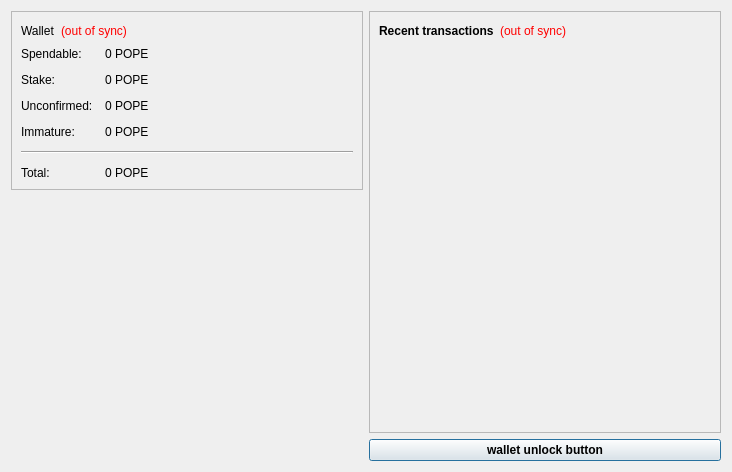
<?xml version="1.0" encoding="UTF-8"?>
<ui version="4.0">
 <class>OverviewPage</class>
 <widget class="QWidget" name="OverviewPage">
  <property name="geometry">
   <rect>
    <x>0</x>
    <y>0</y>
    <width>732</width>
    <height>472</height>
   </rect>
  </property>
  <property name="windowTitle">
   <string>Form</string>
  </property>
  <layout class="QHBoxLayout" name="horizontalLayout" stretch="0,0">
   <item>
    <layout class="QVBoxLayout" name="verticalLayout_2">
     <item>
      <widget class="QFrame" name="frame">
       <property name="frameShape">
        <enum>QFrame::StyledPanel</enum>
       </property>
       <property name="frameShadow">
        <enum>QFrame::Raised</enum>
       </property>
       <layout class="QVBoxLayout" name="verticalLayout_4">
        <item>
         <layout class="QHBoxLayout" name="horizontalLayout_4">
          <item>
           <widget class="QLabel" name="label_5">
            <property name="font">
             <font>
              <weight>50</weight>
              <bold>false</bold>
             </font>
            </property>
            <property name="text">
             <string>Wallet</string>
            </property>
           </widget>
          </item>
          <item>
           <widget class="QLabel" name="labelWalletStatus">
            <property name="toolTip">
             <string>The displayed information may be out of date. Your wallet automatically synchronizes with the pope network after a connection is established, but this process has not completed yet.</string>
            </property>
            <property name="styleSheet">
             <string notr="true">QLabel { color: red; }</string>
            </property>
            <property name="text">
             <string notr="true">(out of sync)</string>
            </property>
            <property name="alignment">
             <set>Qt::AlignLeading|Qt::AlignLeft|Qt::AlignVCenter</set>
            </property>
           </widget>
          </item>
          <item>
           <spacer name="horizontalSpacer_2">
            <property name="orientation">
             <enum>Qt::Horizontal</enum>
            </property>
            <property name="sizeHint" stdset="0">
             <size>
              <width>40</width>
              <height>20</height>
             </size>
            </property>
           </spacer>
          </item>
         </layout>
        </item>
        <item>
         <layout class="QFormLayout" name="formLayout_2">
          <property name="fieldGrowthPolicy">
           <enum>QFormLayout::AllNonFixedFieldsGrow</enum>
          </property>
          <property name="horizontalSpacing">
           <number>12</number>
          </property>
          <property name="verticalSpacing">
           <number>12</number>
          </property>
          <item row="0" column="0">
           <widget class="QLabel" name="label">
            <property name="text">
             <string>Spendable:</string>
            </property>
           </widget>
          </item>
          <item row="0" column="1">
           <widget class="QLabel" name="labelBalance">
            <property name="font">
             <font>
              <weight>50</weight>
              <bold>false</bold>
             </font>
            </property>
            <property name="cursor">
             <cursorShape>IBeamCursor</cursorShape>
            </property>
            <property name="toolTip">
             <string>Your current spendable balance</string>
            </property>
            <property name="text">
             <string notr="true">0 POPE</string>
            </property>
            <property name="textInteractionFlags">
             <set>Qt::LinksAccessibleByMouse|Qt::TextSelectableByKeyboard|Qt::TextSelectableByMouse</set>
            </property>
           </widget>
          </item>
          <item row="1" column="0">
           <widget class="QLabel" name="label_6">
            <property name="text">
             <string>Stake:</string>
            </property>
           </widget>
          </item>
          <item row="1" column="1">
           <widget class="QLabel" name="labelStake">
            <property name="font">
             <font>
              <weight>50</weight>
              <bold>false</bold>
             </font>
            </property>
            <property name="cursor">
             <cursorShape>IBeamCursor</cursorShape>
            </property>
            <property name="toolTip">
             <string>Total of coins that was staked, and do not yet count toward the current balance</string>
            </property>
            <property name="text">
             <string notr="true">0 POPE</string>
            </property>
            <property name="textInteractionFlags">
             <set>Qt::LinksAccessibleByMouse|Qt::TextSelectableByKeyboard|Qt::TextSelectableByMouse</set>
            </property>
           </widget>
          </item>
          <item row="2" column="0">
           <widget class="QLabel" name="label_3">
            <property name="text">
             <string>Unconfirmed:</string>
            </property>
           </widget>
          </item>
          <item row="2" column="1">
           <widget class="QLabel" name="labelUnconfirmed">
            <property name="font">
             <font>
              <weight>50</weight>
              <bold>false</bold>
             </font>
            </property>
            <property name="cursor">
             <cursorShape>IBeamCursor</cursorShape>
            </property>
            <property name="toolTip">
             <string>Total of transactions that have yet to be confirmed, and do not yet count toward the current balance</string>
            </property>
            <property name="text">
             <string notr="true">0 POPE</string>
            </property>
            <property name="textInteractionFlags">
             <set>Qt::LinksAccessibleByMouse|Qt::TextSelectableByKeyboard|Qt::TextSelectableByMouse</set>
            </property>
           </widget>
          </item>
          <item row="3" column="0">
           <widget class="QLabel" name="labelImmatureText">
            <property name="text">
             <string>Immature:</string>
            </property>
           </widget>
          </item>
          <item row="3" column="1">
           <widget class="QLabel" name="labelImmature">
            <property name="font">
             <font>
              <weight>50</weight>
              <bold>false</bold>
             </font>
            </property>
            <property name="toolTip">
             <string>Mined balance that has not yet matured</string>
            </property>
            <property name="text">
             <string notr="true">0 POPE</string>
            </property>
            <property name="textInteractionFlags">
             <set>Qt::LinksAccessibleByMouse|Qt::TextSelectableByKeyboard|Qt::TextSelectableByMouse</set>
            </property>
           </widget>
          </item>
          <item row="4" column="0" colspan="2">
           <widget class="Line" name="line">
            <property name="orientation">
             <enum>Qt::Horizontal</enum>
            </property>
           </widget>
          </item>
          <item row="5" column="0">
           <widget class="QLabel" name="labelTotalText">
            <property name="text">
             <string>Total:</string>
            </property>
           </widget>
          </item>
          <item row="5" column="1">
           <widget class="QLabel" name="labelTotal">
            <property name="font">
             <font>
              <weight>50</weight>
              <bold>false</bold>
             </font>
            </property>
            <property name="cursor">
             <cursorShape>IBeamCursor</cursorShape>
            </property>
            <property name="toolTip">
             <string>Your current total balance</string>
            </property>
            <property name="text">
             <string notr="true">0 POPE</string>
            </property>
            <property name="textInteractionFlags">
             <set>Qt::LinksAccessibleByMouse|Qt::TextSelectableByKeyboard|Qt::TextSelectableByMouse</set>
            </property>
           </widget>
          </item>
         </layout>
        </item>
       </layout>
      </widget>
     </item>
     <item>
      <spacer name="verticalSpacer_4">
       <property name="orientation">
        <enum>Qt::Vertical</enum>
       </property>
       <property name="sizeHint" stdset="0">
        <size>
         <width>20</width>
         <height>40</height>
        </size>
       </property>
      </spacer>
     </item>
     <item>
      <widget class="QLabel" name="label_2">
       <property name="text">
        <string/>
       </property>
       <property name="pixmap">
        <pixmap resource="../bitcoin.qrc">:/images/wallet_logo</pixmap>
       </property>
       <property name="alignment">
        <set>Qt::AlignCenter</set>
       </property>
      </widget>
     </item>
     <item>
      <spacer name="verticalSpacer">
       <property name="orientation">
        <enum>Qt::Vertical</enum>
       </property>
       <property name="sizeHint" stdset="0">
        <size>
         <width>20</width>
         <height>40</height>
        </size>
       </property>
      </spacer>
     </item>
    </layout>
   </item>
   <item>
    <layout class="QVBoxLayout" name="verticalLayout_3">
     <item>
      <widget class="QFrame" name="frame_2">
       <property name="frameShape">
        <enum>QFrame::StyledPanel</enum>
       </property>
       <property name="frameShadow">
        <enum>QFrame::Raised</enum>
       </property>
       <layout class="QVBoxLayout" name="verticalLayout">
        <item>
         <layout class="QHBoxLayout" name="horizontalLayout_2">
          <item>
           <widget class="QLabel" name="label_4">
            <property name="text">
             <string>&lt;b&gt;Recent transactions&lt;/b&gt;</string>
            </property>
           </widget>
          </item>
          <item>
           <widget class="QLabel" name="labelTransactionsStatus">
            <property name="toolTip">
             <string>The displayed information may be out of date. Your wallet automatically synchronizes with the pope network after a connection is established, but this process has not completed yet.</string>
            </property>
            <property name="styleSheet">
             <string notr="true">QLabel { color: red; }</string>
            </property>
            <property name="text">
             <string notr="true">(out of sync)</string>
            </property>
            <property name="alignment">
             <set>Qt::AlignRight|Qt::AlignTrailing|Qt::AlignVCenter</set>
            </property>
           </widget>
          </item>
          <item>
           <spacer name="horizontalSpacer">
            <property name="orientation">
             <enum>Qt::Horizontal</enum>
            </property>
            <property name="sizeHint" stdset="0">
             <size>
              <width>40</width>
              <height>20</height>
             </size>
            </property>
           </spacer>
          </item>
         </layout>
        </item>
        <item>
         <widget class="QListView" name="listTransactions">
          <property name="styleSheet">
           <string notr="true">QListView { background: transparent; }</string>
          </property>
          <property name="frameShape">
           <enum>QFrame::NoFrame</enum>
          </property>
          <property name="verticalScrollBarPolicy">
           <enum>Qt::ScrollBarAlwaysOff</enum>
          </property>
          <property name="horizontalScrollBarPolicy">
           <enum>Qt::ScrollBarAlwaysOff</enum>
          </property>
          <property name="selectionMode">
           <enum>QAbstractItemView::NoSelection</enum>
          </property>
         </widget>
        </item>
       </layout>
      </widget>
     </item>
     <item>
      <widget class="QPushButton" name="unlockWalletButton">
       <property name="sizePolicy">
        <sizepolicy hsizetype="Minimum" vsizetype="Fixed">
         <horstretch>0</horstretch>
         <verstretch>0</verstretch>
        </sizepolicy>
       </property>
       <property name="maximumSize">
        <size>
         <width>16777214</width>
         <height>16777214</height>
        </size>
       </property>
       <property name="font">
        <font>
         <weight>75</weight>
         <bold>true</bold>
        </font>
       </property>
       <property name="toolTip">
        <string/>
       </property>
       <property name="text">
        <string>wallet unlock button</string>
       </property>
       <property name="checkable">
        <bool>false</bool>
       </property>
       <property name="autoDefault">
        <bool>false</bool>
       </property>
       <property name="default">
        <bool>true</bool>
       </property>
       <property name="flat">
        <bool>false</bool>
       </property>
      </widget>
     </item>
    </layout>
   </item>
  </layout>
 </widget>
 <resources>
  <include location="../bitcoin.qrc"/>
 </resources>
 <connections/>
</ui>
